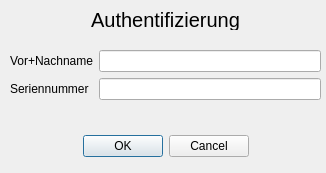
<?xml version="1.0" encoding="UTF-8"?>
<ui version="4.0">
 <class>Serial</class>
 <widget class="QDialog" name="Serial">
  <property name="geometry">
   <rect>
    <x>0</x>
    <y>0</y>
    <width>326</width>
    <height>173</height>
   </rect>
  </property>
  <property name="windowTitle">
   <string>Authentifizierung</string>
  </property>
  <widget class="QDialogButtonBox" name="buttonBox">
   <property name="geometry">
    <rect>
     <x>20</x>
     <y>130</y>
     <width>291</width>
     <height>32</height>
    </rect>
   </property>
   <property name="orientation">
    <enum>Qt::Horizontal</enum>
   </property>
   <property name="standardButtons">
    <set>QDialogButtonBox::Cancel|QDialogButtonBox::Ok</set>
   </property>
   <property name="centerButtons">
    <bool>true</bool>
   </property>
  </widget>
  <widget class="QLabel" name="labelTitel">
   <property name="geometry">
    <rect>
     <x>20</x>
     <y>10</y>
     <width>291</width>
     <height>20</height>
    </rect>
   </property>
   <property name="font">
    <font>
     <pointsize>15</pointsize>
    </font>
   </property>
   <property name="text">
    <string>Authentifizierung</string>
   </property>
   <property name="alignment">
    <set>Qt::AlignCenter</set>
   </property>
  </widget>
  <widget class="QWidget" name="verticalLayoutWidget">
   <property name="geometry">
    <rect>
     <x>10</x>
     <y>50</y>
     <width>311</width>
     <height>71</height>
    </rect>
   </property>
   <layout class="QVBoxLayout" name="verticalLayout">
    <item>
     <layout class="QFormLayout" name="formLayout">
      <item row="0" column="0">
       <widget class="QLabel" name="labelRegName">
        <property name="text">
         <string>Vor+Nachname</string>
        </property>
       </widget>
      </item>
      <item row="0" column="1">
       <widget class="QLineEdit" name="lineEditVorNachname"/>
      </item>
      <item row="1" column="0">
       <widget class="QLabel" name="labelRegNummer">
        <property name="text">
         <string>Seriennummer</string>
        </property>
       </widget>
      </item>
      <item row="1" column="1">
       <widget class="QLineEdit" name="lineEditSeriennummer"/>
      </item>
     </layout>
    </item>
   </layout>
  </widget>
 </widget>
 <resources/>
 <connections>
  <connection>
   <sender>buttonBox</sender>
   <signal>accepted()</signal>
   <receiver>Serial</receiver>
   <slot>accept()</slot>
   <hints>
    <hint type="sourcelabel">
     <x>248</x>
     <y>254</y>
    </hint>
    <hint type="destinationlabel">
     <x>157</x>
     <y>274</y>
    </hint>
   </hints>
  </connection>
  <connection>
   <sender>buttonBox</sender>
   <signal>rejected()</signal>
   <receiver>Serial</receiver>
   <slot>reject()</slot>
   <hints>
    <hint type="sourcelabel">
     <x>316</x>
     <y>260</y>
    </hint>
    <hint type="destinationlabel">
     <x>286</x>
     <y>274</y>
    </hint>
   </hints>
  </connection>
 </connections>
</ui>
